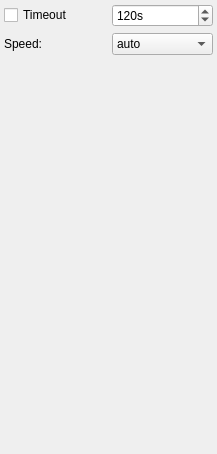
<ui version="4.0" >
 <class>AdvancedBtBase</class>
 <widget class="QWidget" name="AdvancedBtBase" >
  <property name="geometry" >
   <rect>
    <x>0</x>
    <y>0</y>
    <width>217</width>
    <height>454</height>
   </rect>
  </property>
  <property name="windowTitle" >
   <string>Form</string>
  </property>
  <layout class="QVBoxLayout" >
   <property name="margin" >
    <number>4</number>
   </property>
   <property name="spacing" >
    <number>5</number>
   </property>
   <item>
    <layout class="QGridLayout" >
     <property name="margin" >
      <number>0</number>
     </property>
     <property name="spacing" >
      <number>6</number>
     </property>
     <item row="1" column="1" >
      <widget class="QComboBox" name="speed" >
       <property name="editable" >
        <bool>false</bool>
       </property>
       <property name="currentIndex" >
        <number>0</number>
       </property>
       <item>
        <property name="text" >
         <string>auto</string>
        </property>
       </item>
       <item>
        <property name="text" >
         <string>9600</string>
        </property>
       </item>
       <item>
        <property name="text" >
         <string>14400</string>
        </property>
       </item>
       <item>
        <property name="text" >
         <string>19200</string>
        </property>
       </item>
       <item>
        <property name="text" >
         <string>28800</string>
        </property>
       </item>
       <item>
        <property name="text" >
         <string>38400</string>
        </property>
       </item>
       <item>
        <property name="text" >
         <string>57600</string>
        </property>
       </item>
       <item>
        <property name="text" >
         <string>115200</string>
        </property>
       </item>
       <item>
        <property name="text" >
         <string>440800</string>
        </property>
       </item>
      </widget>
     </item>
     <item row="1" column="0" >
      <widget class="QLabel" name="label" >
       <property name="text" >
        <string>Speed:</string>
       </property>
      </widget>
     </item>
     <item row="0" column="0" >
      <widget class="QCheckBox" name="timeout_box" >
       <property name="text" >
        <string>Timeout</string>
       </property>
      </widget>
     </item>
     <item row="0" column="1" >
      <widget class="QSpinBox" name="timeout" >
       <property name="buttonSymbols" >
        <enum>QAbstractSpinBox::UpDownArrows</enum>
       </property>
       <property name="suffix" >
        <string comment="short for seconds" >s</string>
       </property>
       <property name="maximum" >
        <number>10000</number>
       </property>
       <property name="minimum" >
        <number>20</number>
       </property>
       <property name="singleStep" >
        <number>30</number>
       </property>
       <property name="value" >
        <number>120</number>
       </property>
      </widget>
     </item>
    </layout>
   </item>
   <item>
    <spacer>
     <property name="orientation" >
      <enum>Qt::Vertical</enum>
     </property>
     <property name="sizeHint" >
      <size>
       <width>20</width>
       <height>40</height>
      </size>
     </property>
    </spacer>
   </item>
  </layout>
 </widget>
 <resources/>
 <connections/>
</ui>
